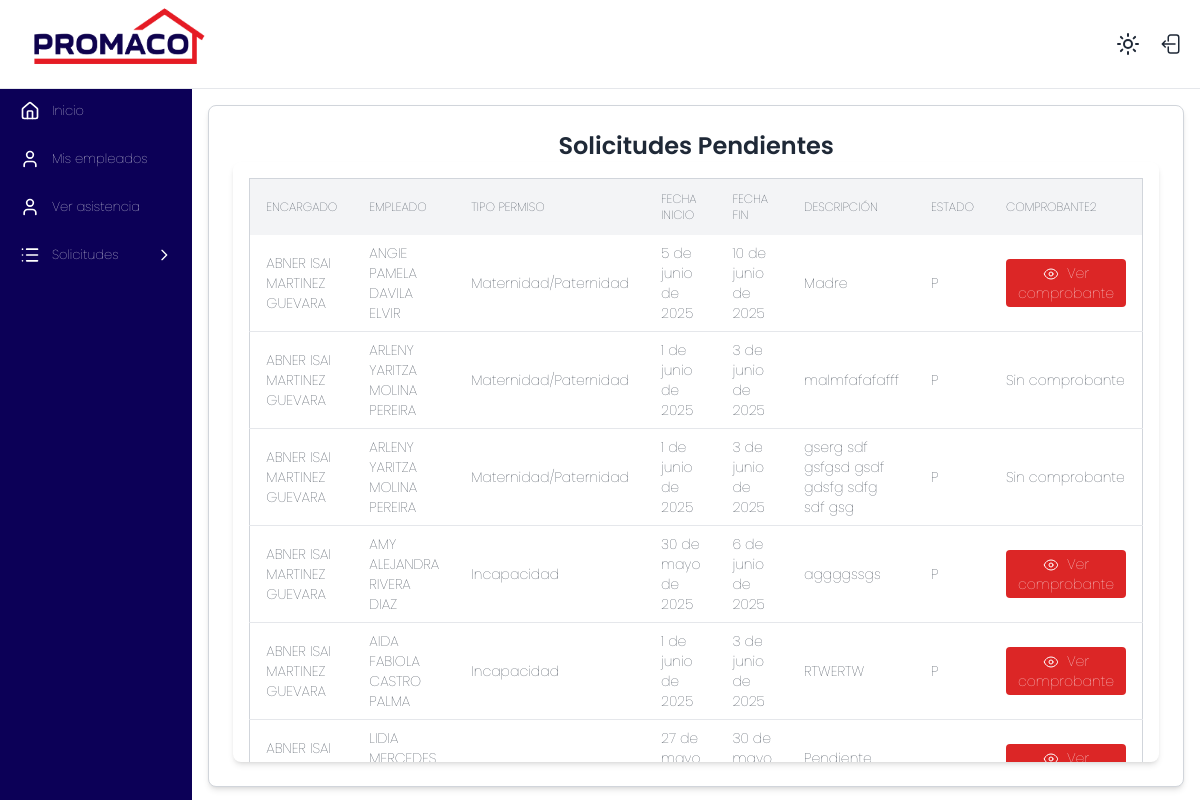
Page /marcaje/solicitudes-encargado (signed in) on the earlier database version.
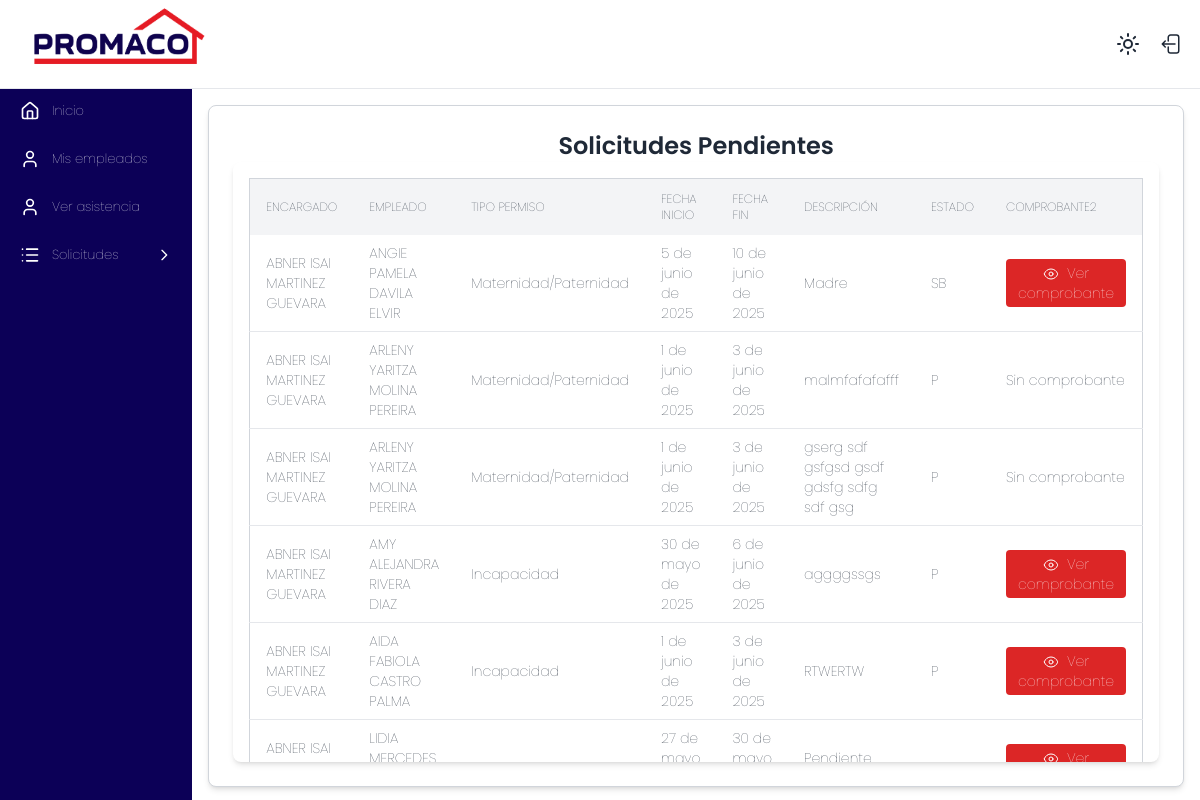
Same page on the later database version.
### marcaje/models.py (models this page shows, shortened)
class Permisos(models.Model):
    ESTADO_SOLICITUD = [
        ('P', 'Pendiente'),
        ('A', 'Aprobada'),
        ('SB', 'SUBSANADO'),
        ('R', 'Rechazada'),
    ]
    encargado = models.ForeignKey(Empleado, related_name="solicitudes_enviadas", on_delete=models.PROTECT)
    empleado = models.ForeignKey(Empleado, on_delete=models.CASCADE)
    tipo_permiso = models.ForeignKey(TipoPermisos, on_delete=models.PROTECT)
    fecha_inicio = models.DateField()
    fecha_final = models.DateField()
    fecha_solicitud = models.DateField(auto_now_add=True)
    descripcion = models.CharField(max_length=300)
    tiene_comprobante = models.BooleanField(default=False)
    estado_solicitud = models.CharField(choices=ESTADO_SOLICITUD, default='P')
    pendiente_subsanar = models.BooleanField(default=False)
    aprobacion_gerencial = models.BooleanField(default=False)

class Empleado(models.Model):
    user = models.OneToOneField(User, on_delete=models.CASCADE, null=True, blank=True, related_name='empleado_marcaje')
    id_externo = models.IntegerField(unique=True)
    codigo = models.CharField(max_length=20)
    nombre = models.CharField(max_length=100)
    departamento = models.CharField(max_length=100)
    sucursal = models.ForeignKey(Sucursal, on_delete=models.PROTECT)
    es_encargado = models.BooleanField(default=False)
    class Meta:
        verbose_name = "Empleado"
        verbose_name_plural = "Empleados"
        ordering = ['nombre']
    def __str__(self):
        return f"{self.nombre} "

class TipoPermisos(models.Model):
    tipo = models.CharField(max_length=100)
    simbolo = models.CharField(max_length=5, null=True, blank=True)
    cod_color = models.CharField(max_length=10, null=True, blank=True)

### marcaje/views.py (the view)
        def _wrapped_view(request, *args, **kwargs):
            if not request.user.is_authenticated or not check(request.user):
                raise Http404("Página no encontrada")
            return view_func(request, *args, **kwargs)

### marcaje/context_processors.py (called while the page is built)
def empleados_a_cargo_context(request):
    empleados_cargo = []
    encargado_obj = None
    if request.user.is_authenticated:
        try:
            encargado = Empleado.objects.get(user=request.user)
            encargado_obj = encargado
            if encargado.es_encargado:
                empleados_cargo = Empleado.objects.filter(
                    encargado_asignado__encargado=encargado
                )
        except Empleado.DoesNotExist:
            encargado_obj = None
    return {'empleados_a_cargo_global': empleados_cargo, 'encargado': encargado_obj}

### marcaje/templatetags/auth_extras.py (called while the page is built)
@register.filter(name='has_group')
def has_group(user, group_name):
    return user.groups.filter(name=group_name).exists()

### marcaje/views.py (called while the page is built)
def grupo_requerido(nombre_grupo):
    def check(user):
        return user.groups.filter(name=nombre_grupo).exists()
    def decorator(view_func):
        def _wrapped_view(request, *args, **kwargs):
            if not request.user.is_authenticated or not check(request.user):
                raise Http404("Página no encontrada")
            return view_func(request, *args, **kwargs)
        return _wrapped_view
    return decorator

### marcaje/templates/solicitudes_encargado.html (shortened to what this page needs)
{% extends 'base.html' %}
{% block content %}
{% load static %}
<link rel="stylesheet" href="{% static 'styles/menu.css' %}">
 <div class="w-full max-w-7xl mx-auto bg-white dark:bg-gray-800 p-6 rounded-lg shadow-md border border-gray-300 ">
  <h2 class="text-2xl font-semibold text-center text-gray-800 dark:text-gray-200">Solicitudes Pendientes</h2>
  <div class="bg-white dark:bg-gray-800 max-h-[600px] shadow-md rounded-lg overflow-hidden">
    <div class="p-4 overflow-x-auto">
      <table id="permisos-pendientes" class="min-w-full text-sm text-left text-gray-800 dark:text-gray-200 border border-gray-300">
        <thead class="bg-gray-100 dark:bg-gray-600 sticky top-[0px] z-10 uppercase text-xs">
        <tr>
          <th class="px-4 py-3">Encargado</th>
          <th class="px-4 py-3">Empleado</th>
          <th class="px-4 py-3">Tipo Permiso</th>
          <th class="px-4 py-3">Fecha Inicio</th>
          <th class="px-4 py-3">Fecha Fin</th>
          <th class="px-4 py-3">Descripción</th>
          <th class="px-4 py-3">Estado</th>
          <th class="px-4 py-3">Comprobante2</th>
        </tr>
      </thead>
      <tbody class="divide-y divide-gray-200 dark:divide-gray-700">
        {% for p in solicitudes %}
        <tr class="hover:bg-gray-100 dark:hover:bg-gray-700 transition-colors duration-200">
          <td class="px-4 py-2">{{ p.permiso.encargado }}</td>
          <td class="px-4 py-2">{{ p.permiso.empleado }}</td>
          <td class="px-4 py-2">{{ p.permiso.tipo_permiso.tipo }}</td>
          <td class="px-4 py-2">{{ p.permiso.fecha_inicio }}</td>
          <td class="px-4 py-2">{{ p.permiso.fecha_final }}</td>
          <td class="px-4 py-2">{{ p.permiso.descripcion }}</td>
          <td class="px-4 py-2">{{ p.permiso.estado_solicitud }}</td>
          <td class="px-4 py-2">
            {% if p.comprobante %}
            <button type="button" href="{{ p.comprobante }}" target="_blank" onclick="window.open('{{ p.comprobante }}', '_blank', 'toolbar=0,location=0,menubar=0,width=800,height=600'); return false;" data-url="{{ p.comprobante.url }}"
              class="ver-archivo bg-red-600 text-white px-3 py-1 rounded hover:bg-red-700 text-sm hover:text-white transition">
              Ver comprobante
            </button>
            {% else %}
            <p>Sin comprobante</p>
            {% endif %}
          </td>
        </tr>
        {% endfor %}
      </tbody>
    </table>
  </div>
</div>
</div>
{% endblock %}

Differences in the rows shown:
changed Permisos "5 de junio de 2025": permiso.estado_solicitud "P" → "SB"
